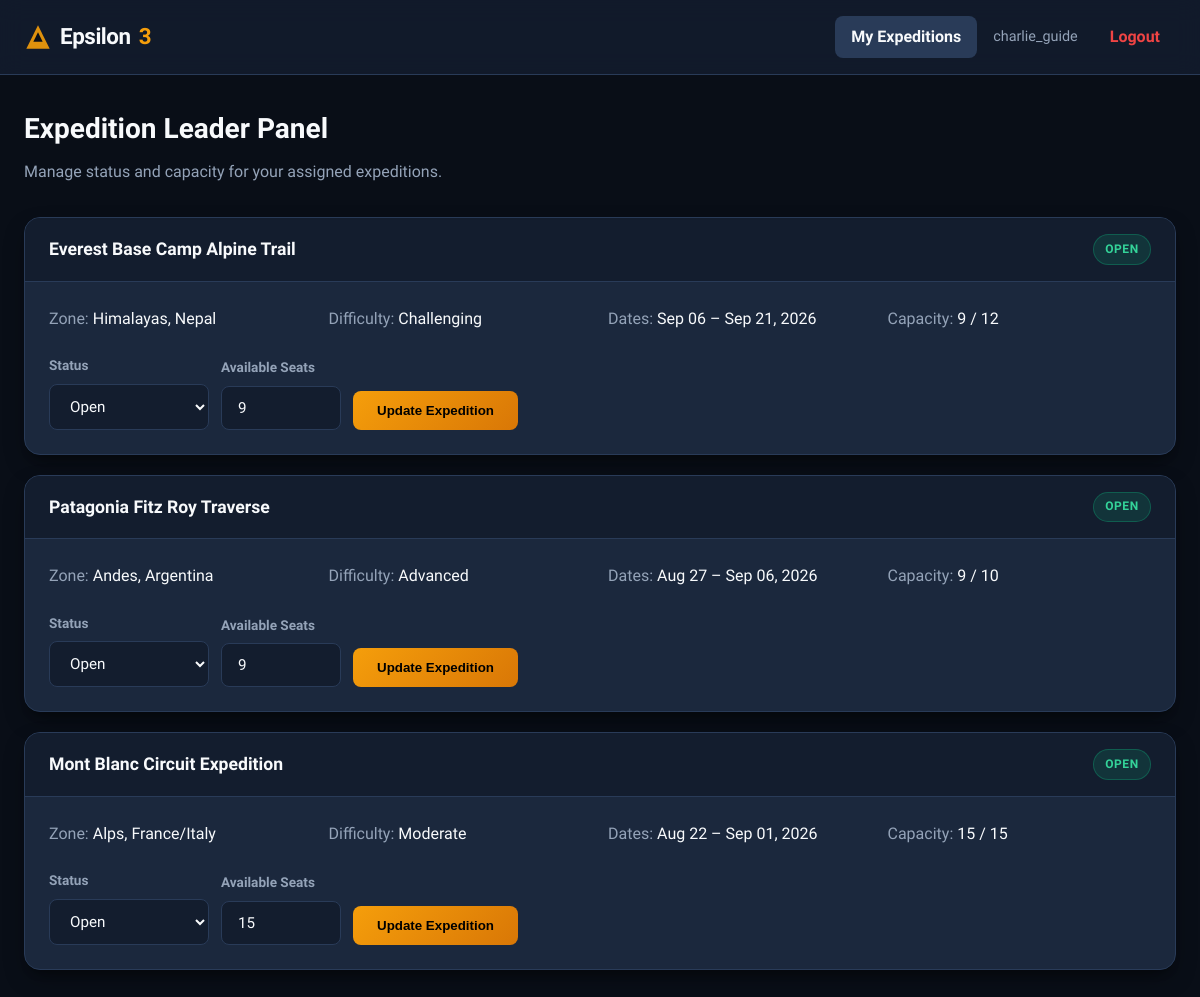
/staff/dashboard (signed in), run on the app's committed database.
### database/models.py (models this page shows, shortened)
class Expedition(db.Model):
    __tablename__ = 'expeditions'
    expedition_id = db.Column(db.Integer, primary_key=True)
    title = db.Column(db.String(200), nullable=False)
    zone = db.Column(db.String(100), nullable=False)
    difficulty_grade = db.Column(db.String(50), nullable=False)
    max_participants = db.Column(db.Integer, nullable=False)
    available_seats = db.Column(db.Integer, nullable=False)
    start_date = db.Column(db.DateTime, nullable=False)
    end_date = db.Column(db.DateTime, nullable=False)
    expedition_status = db.Column(db.String(50), default='Pending Approval', nullable=False)
    lead_guide_id = db.Column(db.Integer, db.ForeignKey('users.user_id'), nullable=True)
    guide = db.relationship(
        'UserAccount',
        backref=db.backref('assigned_expeditions', lazy=True),
        foreign_keys=[lead_guide_id]
    )

### controllers/guide_controller.py (the view)
@guide_controller.route('/dashboard')
def leader_dashboard():
    if not _is_guide_logged_in():
        return redirect('/portal/login')
    assigned_expeditions = Expedition.query.filter_by(lead_guide_id=session['user_id']).all()
    return render_template('leader_panel.html', expeditions=assigned_expeditions)

### controllers/guide_controller.py (called while the page is built)
def _is_guide_logged_in() -> bool:
    return session.get('user_role') == 'guide' and 'user_id' in session

### templates/leader_panel.html (shortened to what this page needs)
{% extends "base_layout.html" %}
{% block nav_links %}
    <a href="/staff/dashboard" class="nav-link-custom active">My Expeditions</a>
{% endblock %}
{% block content %}
<h1 style="margin: 0 0 0.5rem; font-size: 1.75rem;">Expedition Leader Panel</h1>
<p class="text-slate" style="margin: 0 0 2rem;">Manage status and capacity for your assigned expeditions.</p>
{% for exp in expeditions %}
<div class="alpine-card" style="margin-bottom: 1.25rem;">
    <div class="card-header-alpine" style="display: flex; justify-content: space-between; align-items: center; gap: 0.5rem; flex-wrap: wrap;">
        <span>{{ exp.title }}</span>
        {% if exp.expedition_status == 'Open' %}
            <span class="alpine-badge badge-open">{{ exp.expedition_status }}</span>
        {% elif exp.expedition_status == 'Completed' %}
            <span class="alpine-badge badge-closed">{{ exp.expedition_status }}</span>
        {% else %}
            <span class="alpine-badge badge-pending">{{ exp.expedition_status }}</span>
        {% endif %}
    </div>
    <div class="card-body-alpine">
        <div style="display: grid; grid-template-columns: repeat(auto-fit, minmax(180px, 1fr)); gap: 1rem; margin-bottom: 1.5rem;">
            <p style="margin: 0;"><span class="text-slate">Zone:</span> {{ exp.zone }}</p>
            <p style="margin: 0;"><span class="text-slate">Difficulty:</span> {{ exp.difficulty_grade }}</p>
            <p style="margin: 0;"><span class="text-slate">Dates:</span> {{ exp.start_date.strftime('%b %d') }} – {{ exp.end_date.strftime('%b %d, %Y') }}</p>
            <p style="margin: 0;"><span class="text-slate">Capacity:</span> {{ exp.available_seats }} / {{ exp.max_participants }}</p>
        </div>
        <form method="POST" action="/staff/update/{{ exp.expedition_id }}" style="display: flex; gap: 0.75rem; flex-wrap: wrap; align-items: flex-end;">
            <div>
                <label class="text-slate" style="display: block; margin-bottom: 0.4rem; font-size: 0.85rem; font-weight: 600;">Status</label>
                <select class="alpine-select" name="status" style="min-width: 160px;">
                    <option value="Open" {% if exp.expedition_status == 'Open' %}selected{% endif %}>Open</option>
                </select>
            </div>
            <div>
                <label class="text-slate" style="display: block; margin-bottom: 0.4rem; font-size: 0.85rem; font-weight: 600;">Available Seats</label>
                <input class="alpine-input" type="number" name="seats" value="{{ exp.available_seats }}" min="0" max="{{ exp.max_participants }}" style="width: 120px;">
            </div>
            <button type="submit" class="btn-alpine-primary">Update Expedition</button>
        </form>
    </div>
</div>
{% else %}
<div class="alpine-card">
    <div class="card-body-alpine text-slate">No expeditions assigned to you yet.</div>
</div>
{% endfor %}
{% endblock %}

### static/theme_epsilon.css (style rules this page uses)
:root { --bg-body: #090e17; --bg-surface: #131d2e; --bg-card: #1b283d; --bg-card-hover: #21324d; --border-subtle: #293b58; --border-strong: #3b5278; --text-main: #f8fafc; --text-muted: #94a3b8; --text-dim: #64748b; --accent-primary: #f59e0b; --accent-primary-hover: #d97706; --accent-primary-subtle: rgba(245, 158, 11, 0.15); --accent-success: #10b981; --accent-success-subtle: rgba(16, 185, 129, 0.15); --accent-danger: #ef4444; --accent-danger-subtle: rgba(239, 68, 68, 0.15); --accent-info: #38bdf8; --accent-info-subtle: rgba(56, 189, 248, 0.15); --radius-sm: 8px; --radius-md: 12px; --radius-lg: 16px; --shadow-card: 0 10px 25px -5px rgba(0, 0, 0, 0.4), 0 8px 10px -6px rgba(0, 0, 0, 0.3); --shadow-hover: 0 20px 30px -10px rgba(0, 0, 0, 0.6), 0 0 15px rgba(245, 158, 11, 0.15); }
* { box-sizing: border-box; }
body { margin: 0; padding: 0; font-family: 'Plus Jakarta Sans', -apple-system, BlinkMacSystemFont, "Segoe UI", Roboto, sans-serif; background-color: var(--bg-body); color: var(--text-main); line-height: 1.6; min-height: 100vh; display: flex; flex-direction: column; }
.nav-link-custom { color: var(--text-muted); font-weight: 600; text-decoration: none; padding: 0.5rem 1rem; border-radius: var(--radius-sm); transition: all 0.2s ease; }
.nav-link-custom:hover, .nav-link-custom.active { color: var(--text-main); background: var(--border-subtle); }
.alpine-card { background: var(--bg-card); border: 1px solid var(--border-subtle); border-radius: var(--radius-lg); box-shadow: var(--shadow-card); transition: transform 0.25s cubic-bezier(0.16, 1, 0.3, 1), box-shadow 0.25s ease, border-color 0.2s ease; overflow: hidden; }
.card-header-alpine { background: var(--bg-surface); border-bottom: 1px solid var(--border-subtle); padding: 1rem 1.5rem; font-weight: 700; font-size: 1.1rem; }
.card-body-alpine { padding: 1.5rem; }
.alpine-input, .alpine-select { width: 100%; background-color: var(--bg-surface); border: 1px solid var(--border-subtle); color: var(--text-main); padding: 0.75rem 1rem; border-radius: var(--radius-sm); font-family: inherit; font-size: 0.95rem; transition: border-color 0.2s ease, box-shadow 0.2s ease; }
.btn-alpine-primary { background: linear-gradient(135deg, var(--accent-primary), var(--accent-primary-hover)); color: #000; font-weight: 700; border: none; padding: 0.75rem 1.5rem; border-radius: var(--radius-sm); cursor: pointer; transition: all 0.2s ease; display: inline-flex; align-items: center; justify-content: center; gap: 0.5rem; text-decoration: none; }
.alpine-badge { display: inline-block; padding: 0.3rem 0.7rem; border-radius: 9999px; font-size: 0.75rem; font-weight: 700; text-transform: uppercase; letter-spacing: 0.05em; }
.badge-open { background: var(--accent-success-subtle); color: #34d399; border: 1px solid rgba(16, 185, 129, 0.3); }
.text-slate { color: var(--text-muted); }

### data on the page
Expedition: title "Everest Base Camp Alpine Trail", expedition_status "OPEN", zone "Himalayas, Nepal", difficulty_grade "Challenging", start_date "Sep 06", end_date "Sep 21, 2026", available_seats "9", max_participants "12", status "Open", seats "9"
Expedition: title "Patagonia Fitz Roy Traverse", expedition_status "OPEN", zone "Andes, Argentina", difficulty_grade "Advanced", start_date "Aug 27", end_date "Sep 06, 2026", available_seats "9", max_participants "10", status "Open", seats "9"
Expedition: title "Mont Blanc Circuit Expedition", expedition_status "OPEN", zone "Alps, France/Italy", difficulty_grade "Moderate", start_date "Aug 22", end_date "Sep 01, 2026", available_seats "15", max_participants "15", status "Open", seats "15"

### other printed values
{{ session.username }} "charlie_guide"
